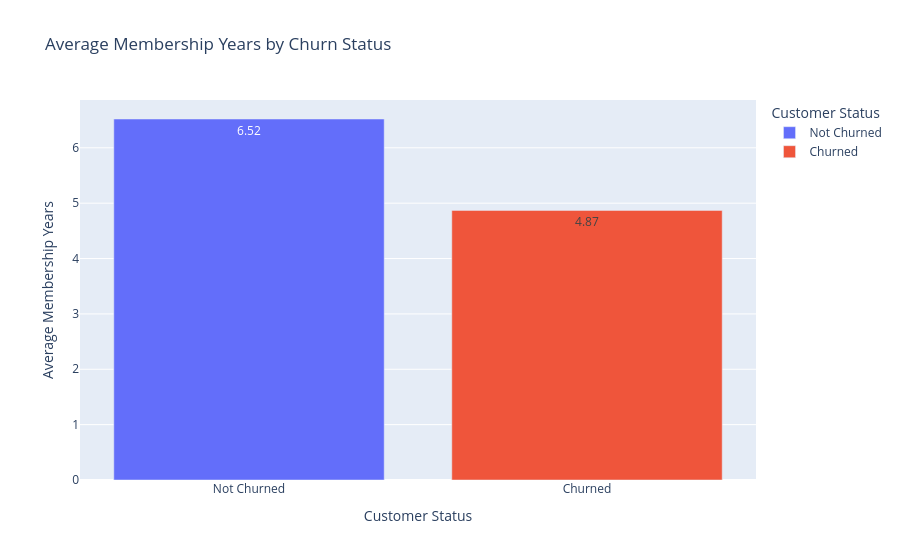

The notebook cell this image was saved under:
### Code cell
membership_comparison = df.groupby("churned")["membership_years"].mean().reset_index()

membership_comparison["churned"] = membership_comparison["churned"].map({
    0: "Not Churned",
    1: "Churned"
})

fig = px.bar(
    membership_comparison,
    x="churned",
    y="membership_years",
    color="churned",
    text_auto=".2f",
    title="Average Membership Years by Churn Status",
    labels={
        "churned": "Customer Status",
        "membership_years": "Average Membership Years"
    }
)

fig.show()

### Figure 1 — Plotly figure (JSON) as saved in the notebook; plotly's stock layout.template omitted (floating-point values rounded to 4 significant figures)
{"data": [{"hovertemplate": "Customer Status=%{x}<br>Average Membership Years=%{y}<extra></extra>", "legendgroup": "Not Churned", "marker": {"color": "#636efa", "pattern": {"shape": ""}}, "name": "Not Churned", "orientation": "v", "showlegend": true, "textposition": "auto", "texttemplate": "%{y:.2f}", "type": "bar", "x": ["Not Churned"], "xaxis": "x", "y": [6.52], "yaxis": "y"}, {"hovertemplate": "Customer Status=%{x}<br>Average Membership Years=%{y}<extra></extra>", "legendgroup": "Churned", "marker": {"color": "#EF553B", "pattern": {"shape": ""}}, "name": "Churned", "orientation": "v", "showlegend": true, "textposition": "auto", "texttemplate": "%{y:.2f}", "type": "bar", "x": ["Churned"], "xaxis": "x", "y": [4.87], "yaxis": "y"}], "layout": {"barmode": "relative", "legend": {"title": {"text": "Customer Status"}, "tracegroupgap": 0}, "title": {"text": "Average Membership Years by Churn Status"}, "xaxis": {"anchor": "y", "categoryarray": ["Not Churned", "Churned"], "categoryorder": "array", "domain": [0, 1], "title": {"text": "Customer Status"}}, "yaxis": {"anchor": "x", "domain": [0, 1], "title": {"text": "Average Membership Years"}}}}
